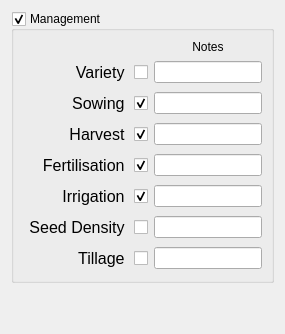
      <widget class="QWidget" name="tabManagement">
       <attribute name="title">
        <string>Management</string>
       </attribute>
       <layout class="QGridLayout" name="gridLayout5">
        <item row="2" column="1">
         <spacer name="vspMgmt">
          <property name="orientation">
           <enum>Qt::Vertical</enum>
          </property>
          <property name="sizeHint" stdset="0">
           <size>
            <width>20</width>
            <height>40</height>
           </size>
          </property>
         </spacer>
        </item>
        <item row="0" column="0" rowspan="2" colspan="2">
         <widget class="QGroupBox" name="gbxManagement">
          <property name="sizePolicy">
           <sizepolicy hsizetype="Preferred" vsizetype="Minimum">
            <horstretch>0</horstretch>
            <verstretch>0</verstretch>
           </sizepolicy>
          </property>
          <property name="minimumSize">
           <size>
            <width>0</width>
            <height>0</height>
           </size>
          </property>
          <property name="title">
           <string>Management</string>
          </property>
          <property name="flat">
           <bool>false</bool>
          </property>
          <property name="checkable">
           <bool>true</bool>
          </property>
          <property name="checked">
           <bool>true</bool>
          </property>
          <layout class="QGridLayout" name="gridLayout">
           <item row="6" column="1" colspan="2">
            <widget class="QLineEdit" name="ledMgmtSeedDensity">
             <property name="sizePolicy">
              <sizepolicy hsizetype="Expanding" vsizetype="Fixed">
               <horstretch>1</horstretch>
               <verstretch>0</verstretch>
              </sizepolicy>
             </property>
            </widget>
           </item>
           <item row="4" column="1" colspan="2">
            <widget class="QLineEdit" name="ledMgmtFertilisation">
             <property name="sizePolicy">
              <sizepolicy hsizetype="Expanding" vsizetype="Fixed">
               <horstretch>1</horstretch>
               <verstretch>0</verstretch>
              </sizepolicy>
             </property>
            </widget>
           </item>
           <item row="7" column="1" colspan="2">
            <widget class="QLineEdit" name="ledMgmtTillage">
             <property name="sizePolicy">
              <sizepolicy hsizetype="Expanding" vsizetype="Fixed">
               <horstretch>1</horstretch>
               <verstretch>0</verstretch>
              </sizepolicy>
             </property>
            </widget>
           </item>
           <item row="3" column="1" colspan="2">
            <widget class="QLineEdit" name="ledMgmtHarvest">
             <property name="sizePolicy">
              <sizepolicy hsizetype="Expanding" vsizetype="Fixed">
               <horstretch>1</horstretch>
               <verstretch>0</verstretch>
              </sizepolicy>
             </property>
            </widget>
           </item>
           <item row="2" column="0">
            <widget class="QCheckBox" name="chbxSowingMgmt">
             <property name="font">
              <font>
               <pointsize>12</pointsize>
              </font>
             </property>
             <property name="toolTip">
              <string>&lt;html&gt;&lt;head/&gt;&lt;body&gt;&lt;p&gt;Check if Minimum Data&lt;/p&gt;&lt;/body&gt;&lt;/html&gt;</string>
             </property>
             <property name="layoutDirection">
              <enum>Qt::RightToLeft</enum>
             </property>
             <property name="text">
              <string>Sowing </string>
             </property>
             <property name="checked">
              <bool>true</bool>
             </property>
            </widget>
           </item>
           <item row="5" column="0">
            <widget class="QCheckBox" name="chbxIrrigationMgmt">
             <property name="font">
              <font>
               <pointsize>12</pointsize>
              </font>
             </property>
             <property name="toolTip">
              <string>&lt;html&gt;&lt;head/&gt;&lt;body&gt;&lt;p&gt;Check if Minimum Data&lt;/p&gt;&lt;/body&gt;&lt;/html&gt;</string>
             </property>
             <property name="layoutDirection">
              <enum>Qt::RightToLeft</enum>
             </property>
             <property name="text">
              <string>Irrigation </string>
             </property>
             <property name="checked">
              <bool>true</bool>
             </property>
            </widget>
           </item>
           <item row="7" column="0">
            <widget class="QCheckBox" name="chbxTillageMgmt">
             <property name="font">
              <font>
               <pointsize>12</pointsize>
              </font>
             </property>
             <property name="toolTip">
              <string>&lt;html&gt;&lt;head/&gt;&lt;body&gt;&lt;p&gt;Check if Minimum Data&lt;/p&gt;&lt;/body&gt;&lt;/html&gt;</string>
             </property>
             <property name="layoutDirection">
              <enum>Qt::RightToLeft</enum>
             </property>
             <property name="text">
              <string>Tillage </string>
             </property>
            </widget>
           </item>
           <item row="4" column="0">
            <widget class="QCheckBox" name="chbxFertilisationMgmt">
             <property name="font">
              <font>
               <pointsize>12</pointsize>
              </font>
             </property>
             <property name="toolTip">
              <string>&lt;html&gt;&lt;head/&gt;&lt;body&gt;&lt;p&gt;Check if Minimum Data&lt;/p&gt;&lt;/body&gt;&lt;/html&gt;</string>
             </property>
             <property name="layoutDirection">
              <enum>Qt::RightToLeft</enum>
             </property>
             <property name="text">
              <string>Fertilisation </string>
             </property>
             <property name="checked">
              <bool>true</bool>
             </property>
            </widget>
           </item>
           <item row="6" column="0">
            <widget class="QCheckBox" name="chbxSeedDensityMgmt">
             <property name="font">
              <font>
               <pointsize>12</pointsize>
              </font>
             </property>
             <property name="toolTip">
              <string>&lt;html&gt;&lt;head/&gt;&lt;body&gt;&lt;p&gt;Check if Minimum Data&lt;/p&gt;&lt;/body&gt;&lt;/html&gt;</string>
             </property>
             <property name="layoutDirection">
              <enum>Qt::RightToLeft</enum>
             </property>
             <property name="text">
              <string>Seed Density </string>
             </property>
            </widget>
           </item>
           <item row="3" column="0">
            <widget class="QCheckBox" name="chbxHarvestMgmt">
             <property name="font">
              <font>
               <pointsize>12</pointsize>
              </font>
             </property>
             <property name="toolTip">
              <string>&lt;html&gt;&lt;head/&gt;&lt;body&gt;&lt;p&gt;Check if Minimum Data&lt;/p&gt;&lt;/body&gt;&lt;/html&gt;</string>
             </property>
             <property name="layoutDirection">
              <enum>Qt::RightToLeft</enum>
             </property>
             <property name="text">
              <string>Harvest </string>
             </property>
             <property name="checked">
              <bool>true</bool>
             </property>
            </widget>
           </item>
           <item row="1" column="0">
            <widget class="QCheckBox" name="chbxVarietyMgmt">
             <property name="font">
              <font>
               <pointsize>12</pointsize>
              </font>
             </property>
             <property name="toolTip">
              <string>&lt;html&gt;&lt;head/&gt;&lt;body&gt;&lt;p&gt;Check if Minimum Data&lt;/p&gt;&lt;/body&gt;&lt;/html&gt;</string>
             </property>
             <property name="layoutDirection">
              <enum>Qt::RightToLeft</enum>
             </property>
             <property name="text">
              <string>Variety </string>
             </property>
             <property name="tristate">
              <bool>false</bool>
             </property>
            </widget>
           </item>
           <item row="2" column="1" colspan="2">
            <widget class="QLineEdit" name="ledMgmtSowing">
             <property name="sizePolicy">
              <sizepolicy hsizetype="Expanding" vsizetype="Fixed">
               <horstretch>1</horstretch>
               <verstretch>0</verstretch>
              </sizepolicy>
             </property>
            </widget>
           </item>
           <item row="5" column="1" colspan="2">
            <widget class="QLineEdit" name="ledMgmtIrrigation">
             <property name="sizePolicy">
              <sizepolicy hsizetype="Expanding" vsizetype="Fixed">
               <horstretch>1</horstretch>
               <verstretch>0</verstretch>
              </sizepolicy>
             </property>
            </widget>
           </item>
           <item row="1" column="1" colspan="2">
            <widget class="QLineEdit" name="ledMgmtVariety">
             <property name="sizePolicy">
              <sizepolicy hsizetype="Expanding" vsizetype="Fixed">
               <horstretch>1</horstretch>
               <verstretch>0</verstretch>
              </sizepolicy>
             </property>
            </widget>
           </item>
           <item row="0" column="1" colspan="2">
            <widget class="QLabel" name="lblMgmtObservations">
             <property name="sizePolicy">
              <sizepolicy hsizetype="Preferred" vsizetype="Fixed">
               <horstretch>0</horstretch>
               <verstretch>0</verstretch>
              </sizepolicy>
             </property>
             <property name="font">
              <font>
               <pointsize>9</pointsize>
              </font>
             </property>
             <property name="text">
              <string>Notes</string>
             </property>
             <property name="alignment">
              <set>Qt::AlignCenter</set>
             </property>
            </widget>
           </item>
          </layout>
         </widget>
        </item>
       </layout>
      </widget>
